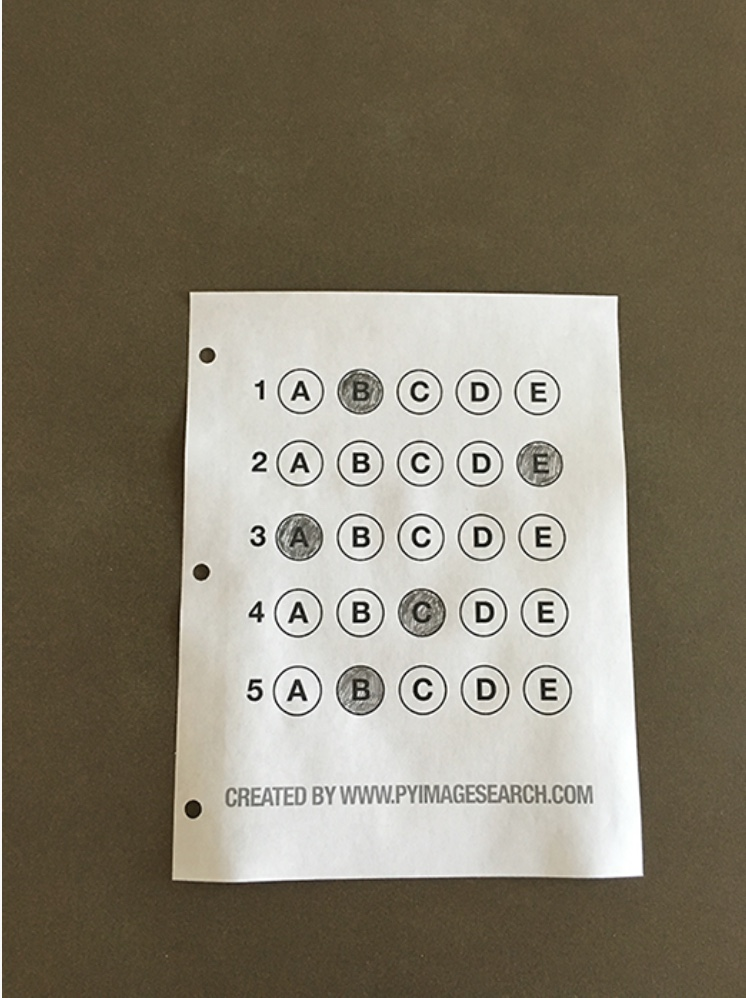
#> input picture a1.jpeg, 746 x 998 px, found by its file name
$ python -i processImage.py   (imports and definitions only)
#> lines starting #> are read from the running program, lines starting #| are printed output that depends on the picture; after the words box and inside, x2 and y2 are one past the last pixel; in counts of white or black regions, pixels touching at a corner belong together
import random
from os.path import join, dirname, realpath
import cv2
from cv2 import *

UPLOAD_FOLDER = join(dirname(realpath(__file__)), 'static/uploads/')
UPLOAD_FOLDER_CURRENT = join(dirname(realpath(__file__)), 'static/processedImages/')


def apply_threshold(filename):
#> called with filename = 'a1.jpeg'
    img = cv2.imread(UPLOAD_FOLDER + filename, 0)
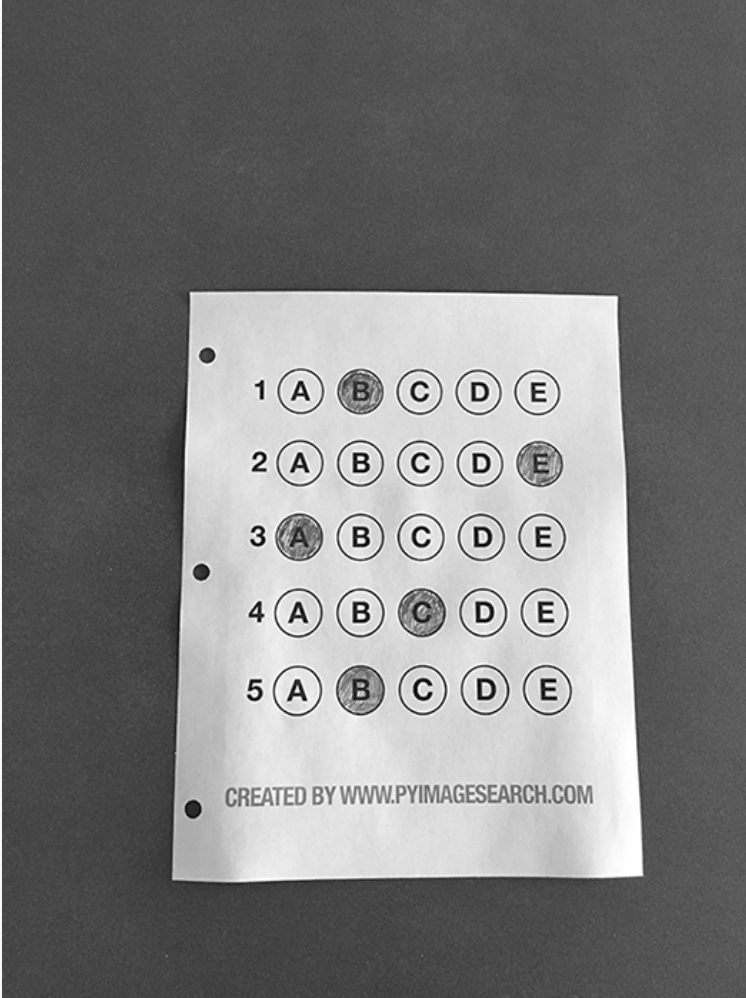
#> img: shape (998, 746); min 0, max 255, mean 124.1
    # cv2.imshow("Image after read",img)
    # cv2.waitKey(5000)
    blurred_img = cv2.medianBlur(img, 5)
    cv2.imwrite(UPLOAD_FOLDER_CURRENT + "Image1_" + str(random.randint(1, 100000)) + "_MedianBlurred.png", blurred_img)
    th_img = cv2.adaptiveThreshold(blurred_img, 255, cv2.ADAPTIVE_THRESH_MEAN_C, cv2.THRESH_BINARY, 151, 18)
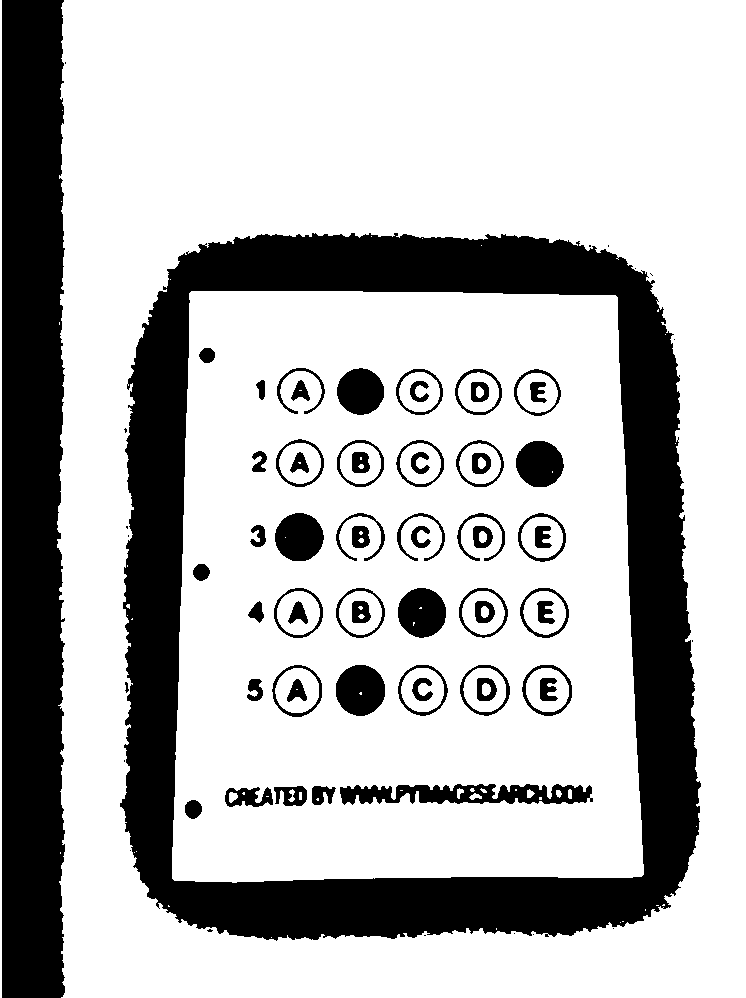
#> th_img: shape (998, 746); 72.8% white; 77 black regions (17 under 20 px), largest, box (x1, y1, x2, y2) and area: (120, 233, 701, 941) 113466, (2, 0, 65, 998) 59906, (340, 784, 593, 805) 3485
    inverted_img = 255 - th_img
    cv2.imwrite(UPLOAD_FOLDER_CURRENT + 'Image2_' + str(random.randint(1, 100000)) + '_InvertedImage.png', inverted_img)
    inverted_blurred_img = cv2.medianBlur(inverted_img, 5)
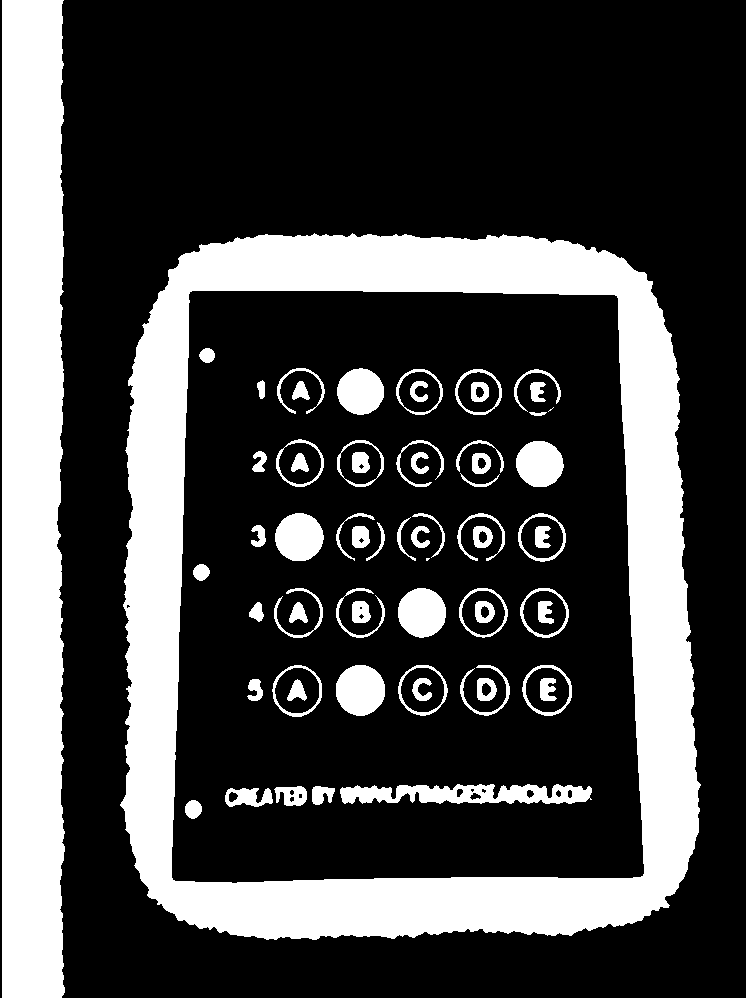
#> inverted_blurred_img: shape (998, 746); 27.1% white; 65 white regions (2 under 20 px), largest, box (x1, y1, x2, y2) and area: (120, 233, 701, 940) 113553, (2, 0, 65, 998) 59917, (340, 784, 592, 804) 3539
    img_name = 'Image3_'+str(random.randint(1,100000))+'_InvertedMedianBlurredImage.png'
    cv2.imwrite(UPLOAD_FOLDER_CURRENT + img_name, inverted_blurred_img)
    return img_name

>>> result = apply_threshold('a1.jpeg')
